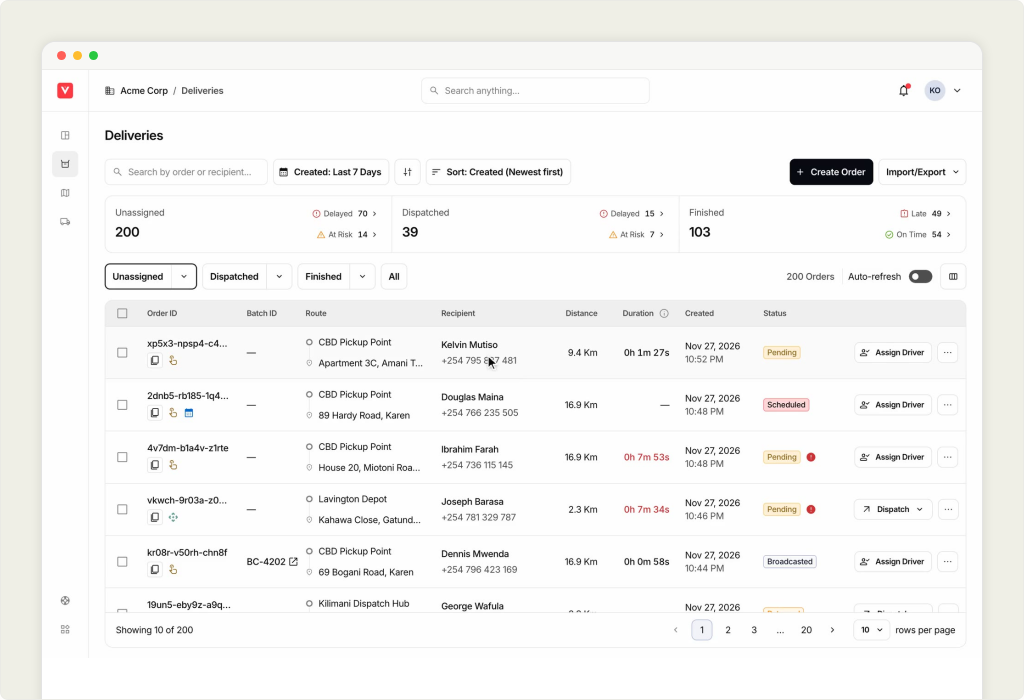
#> input picture my-portfolio-materials/figma-stills/2.0-delays.png, 2048 x 1400 px (shown at 1/2 size)
$ python phone.py ../figma-stills/2.0-delays.png out.png
#> lines starting #> are read from the running program, lines starting #| are printed output that depends on the picture; after the words box and inside, x2 and y2 are one past the last pixel; in counts of white or black regions, pixels touching at a corner belong together
"""Crunchr phone video: the app recording inside a drawn iPhone (Dynamic Island, thin bezel,
titanium band, side buttons, soft shadow) on a transparent 1080x1920 canvas.

Reads rgb24 frames (888x1920) on stdin, writes rgba frames (1080x1920) on stdout.
The recording's status bar (red recording pill, real time, battery) is replaced on every frame:
filled with that frame's own status bar colour, then a clean "9:41" bar drawn in white or black.

usage: python phone.py [preview_in.png preview_out.png]
"""
import sys
import numpy as np
from PIL import Image, ImageDraw, ImageFilter, ImageFont

SRC_W, SRC_H = 888, 1920
W, H = 1080, 1920
SS = 2  # supersampling for the static artwork

SCREEN_W = 776
SCREEN_H = round(SCREEN_W * SRC_H / SRC_W)  # 1678
BEZEL = 20  # 5px titanium band + 15px black bezel
OUT_W, OUT_H = SCREEN_W + 2 * BEZEL, SCREEN_H + 2 * BEZEL
PX, PY = (W - OUT_W) // 2, (H - OUT_H) // 2
SX, SY = PX + BEZEL, PY + BEZEL
R_SCREEN = 106
R_OUT = R_SCREEN + BEZEL

FONT = '/System/Library/Fonts/SFNS.ttf'


def rr(draw, box, r, fill):
    draw.rounded_rectangle([round(v * SS) for v in box], radius=round(r * SS), fill=fill)


def static_layers():
    big = (W * SS, H * SS)
    # Shadow: soft and low, like a phone lying slightly above the card.
    sh = Image.new('L', big, 0)
    ImageDraw.Draw(sh).rounded_rectangle(
        [(PX + 10) * SS, (PY + 28) * SS, (PX + OUT_W - 10) * SS, (PY + OUT_H + 10) * SS], radius=R_OUT * SS, fill=255
    )
    sh = sh.filter(ImageFilter.GaussianBlur(34 * SS)).point(lambda v: int(v * 0.26))
    under = Image.new('RGBA', big, (10, 10, 10, 0))
    under.putalpha(sh)

    d = ImageDraw.Draw(under)
    # Side buttons (behind the body, 5px proud of it).
    btn = (58, 58, 60, 255)
    for y0, y1 in ((0.175, 0.215), (0.255, 0.33), (0.355, 0.43)):
        rr(d, (PX - 5, PY + OUT_H * y0, PX + 6, PY + OUT_H * y1), 3, btn)
    rr(d, (PX + OUT_W - 6, PY + OUT_H * 0.285, PX + OUT_W + 5, PY + OUT_H * 0.40), 3, btn)
    rr(d, (PX + OUT_W - 6, PY + OUT_H * 0.58, PX + OUT_W + 4, PY + OUT_H * 0.635), 3, (48, 48, 50, 255))
    # Titanium band, a lighter edge line, then the black bezel.
    rr(d, (PX, PY, PX + OUT_W, PY + OUT_H), R_OUT, (72, 72, 74, 255))
    rr(d, (PX + 2, PY + 2, PX + OUT_W - 2, PY + OUT_H - 2), R_OUT - 2, (98, 98, 100, 255))
    rr(d, (PX + 5, PY + 5, PX + OUT_W - 5, PY + OUT_H - 5), R_OUT - 5, (10, 10, 11, 255))
    under = under.resize((W, H), Image.LANCZOS)

    # Screen mask (rounded corners) at screen size.
    m = Image.new('L', (SCREEN_W * SS, SCREEN_H * SS), 0)
    ImageDraw.Draw(m).rounded_rectangle([0, 0, SCREEN_W * SS - 1, SCREEN_H * SS - 1], radius=R_SCREEN * SS, fill=255)
    mask = m.resize((SCREEN_W, SCREEN_H), Image.LANCZOS)

    # Dynamic Island, with a faint lens, drawn over the screen.
    isl = Image.new('RGBA', (SCREEN_W * SS, SCREEN_H * SS), (0, 0, 0, 0))
    di = ImageDraw.Draw(isl)
    iw, ih, it = 0.31 * SCREEN_W, 0.0215 * SCREEN_H, 21
    ix = (SCREEN_W - iw) / 2
    di.rounded_rectangle([ix * SS, it * SS, (ix + iw) * SS, (it + ih) * SS], radius=ih / 2 * SS, fill=(0, 0, 0, 255))
    cx, cy, cr = ix + iw - ih / 2 - 4, it + ih / 2, ih * 0.22
    di.ellipse([(cx - cr) * SS, (cy - cr) * SS, (cx + cr) * SS, (cy + cr) * SS], fill=(22, 24, 34, 255))
    island = isl.resize((SCREEN_W, SCREEN_H), Image.LANCZOS)
    return under, mask, island, (ix, it, iw, ih)


def status_bar(colour, island_box):
    """A clean status bar for a SCREEN_W-wide screen: 9:41, signal bars, battery."""
    lum = 0.299 * colour[0] + 0.587 * colour[1] + 0.114 * colour[2]
    ink = (255, 255, 255, 255) if lum < 150 else (0, 0, 0, 255)
    ix, it, iw, ih = island_box
    cy = it + ih / 2
    bar = Image.new('RGBA', (SCREEN_W * SS, 110 * SS), (0, 0, 0, 0))
    d = ImageDraw.Draw(bar)
    font = ImageFont.truetype(FONT, 34 * SS)
    try:
        font.set_variation_by_axes([100, 17, 400, 590])  # width, optical size, grade, weight (Semibold)
    except Exception:
        pass
    tx = SCREEN_W * 0.16
    d.text((tx * SS, cy * SS), '9:41', font=font, fill=ink, anchor='mm')
    # Signal: four bars.
    right = SCREEN_W - 66
    x0 = right - 140
    for i in range(4):
        h = 9 + i * 5
        d.rounded_rectangle([(x0 + i * 9) * SS, (cy + 11 - h) * SS, (x0 + i * 9 + 6) * SS, (cy + 11) * SS], radius=1.5 * SS, fill=ink)
    # Wi-Fi: three arcs.
    wx, wy = x0 + 58, cy + 10
    for k, rad in enumerate((22, 14, 6)):
        if k < 2:
            d.arc([(wx - rad) * SS, (wy - rad) * SS, (wx + rad) * SS, (wy + rad) * SS], 225, 315, fill=ink, width=round(4.5 * SS))
        else:
            d.pieslice([(wx - rad) * SS, (wy - rad) * SS, (wx + rad) * SS, (wy + rad) * SS], 225, 315, fill=ink)
    # Battery.
    bx, bw, bh = right - 48, 46, 22
    faded = ink[:3] + (110,)
    d.rounded_rectangle([bx * SS, (cy - bh / 2) * SS, (bx + bw) * SS, (cy + bh / 2) * SS], radius=6 * SS, outline=faded, width=round(2.2 * SS))
    d.rounded_rectangle([(bx + bw + 2) * SS, (cy - 4) * SS, (bx + bw + 5) * SS, (cy + 4) * SS], radius=1.5 * SS, fill=faded)
    d.rounded_rectangle([(bx + 4) * SS, (cy - bh / 2 + 4) * SS, (bx + bw - 4) * SS, (cy + bh / 2 - 4) * SS], radius=3 * SS, fill=ink)
    return bar.resize((SCREEN_W, 110), Image.LANCZOS)


def main():
    under, mask, island, island_box = static_layers()
#> in static_layers, `sh = Image.new('L', big, 0)`: sh: PIL image 2160x3840 L; every value is 0
#> in static_layers, `ImageDraw.Draw(sh).rounded_rectangle( [(PX + 10) * SS, (PY + 28) * SS,..`:
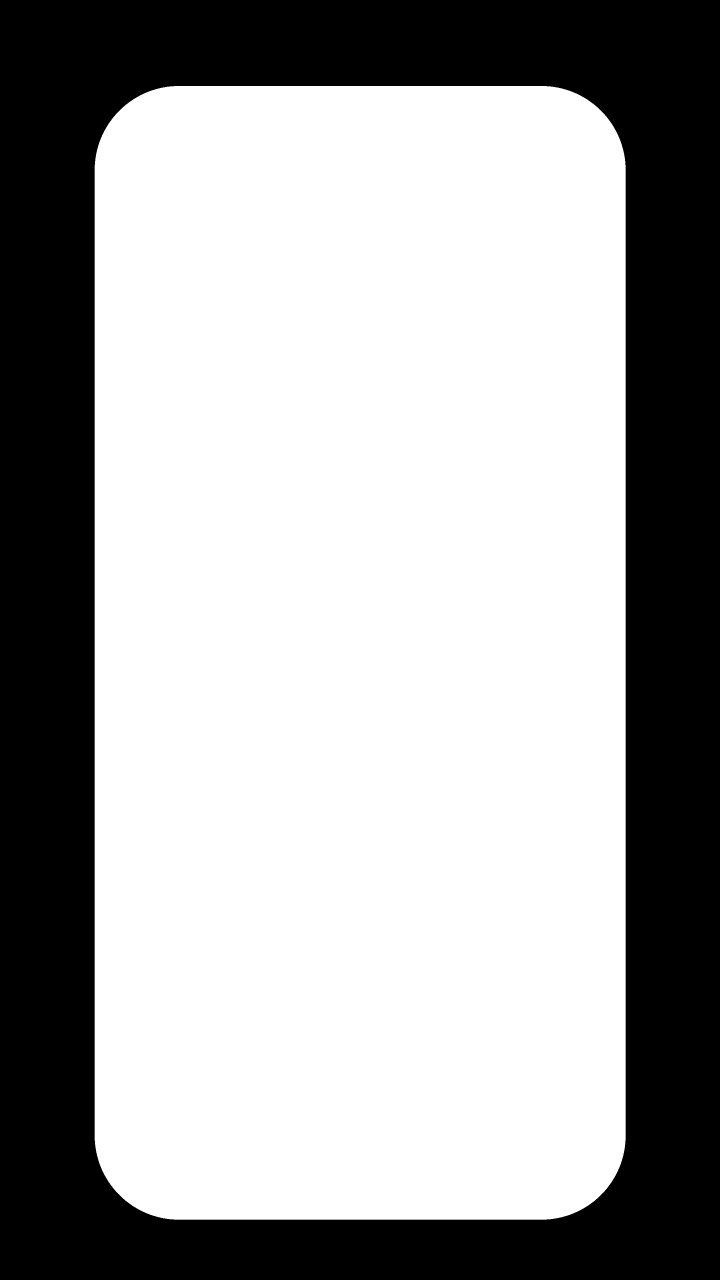
#> sh: PIL image 2160x3840 L (shown at 1/3 size); 64.7% white; 1 black region, box (x1, y1, x2, y2) and area: (0, 0, 2160, 3840) 2931423
#> in static_layers, `sh = sh.filter(ImageFilter.GaussianBlur(34 * SS)).point(lambda v: int(..`:
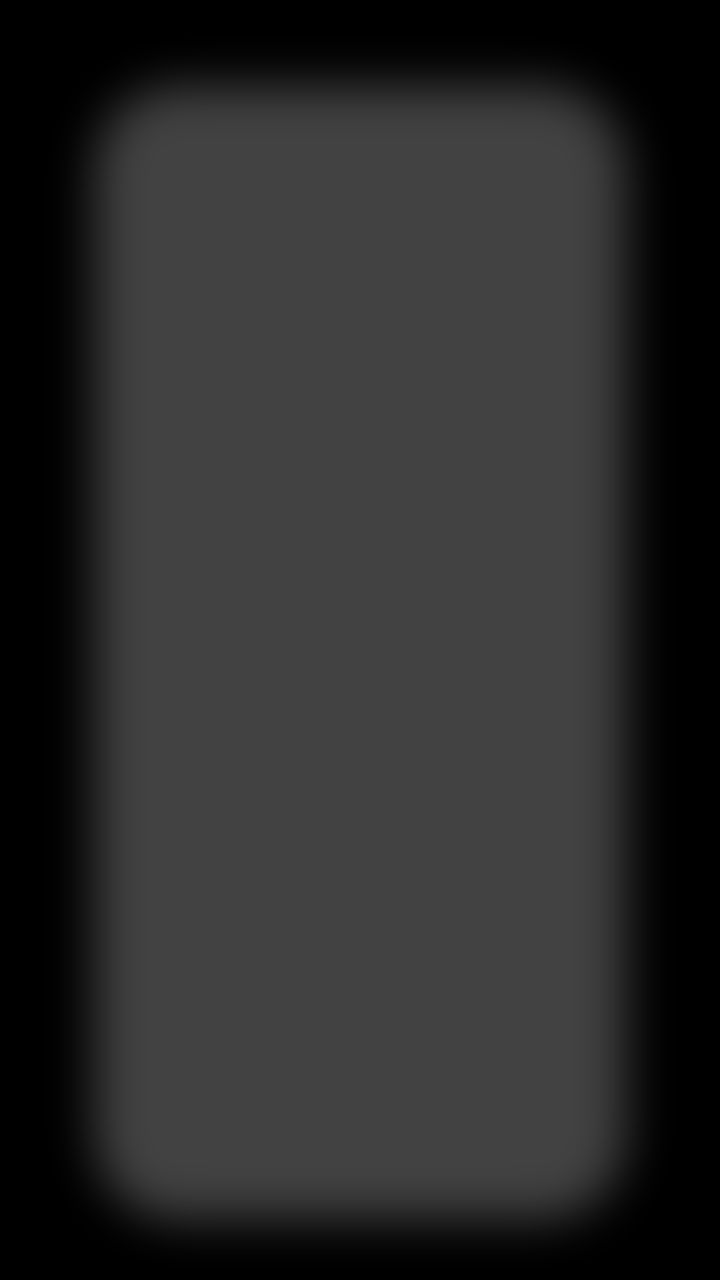
#> sh: PIL image 2160x3840 L (shown at 1/3 size); min 0, max 66, mean 42.5
#> in static_layers, `under = under.resize((W, H), Image.LANCZOS)`:
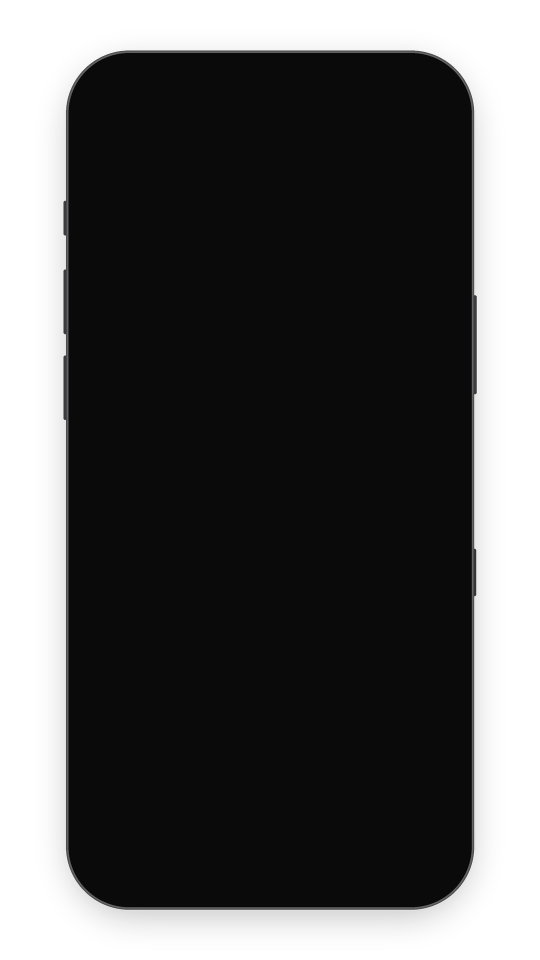
#> under: PIL image 1080x1920 RGBA (shown at 1/2 size); mean R, G, B, A 8.3, 8.3, 9, 172.6; transparent parts drawn white
#> in static_layers, `m = Image.new('L', (SCREEN_W * SS, SCREEN_H * SS), 0)`: m: PIL image 1552x3356 L; every value is 0
#> in static_layers, `ImageDraw.Draw(m).rounded_rectangle([0, 0, SCREEN_W * SS - 1, SCREEN_H..`:
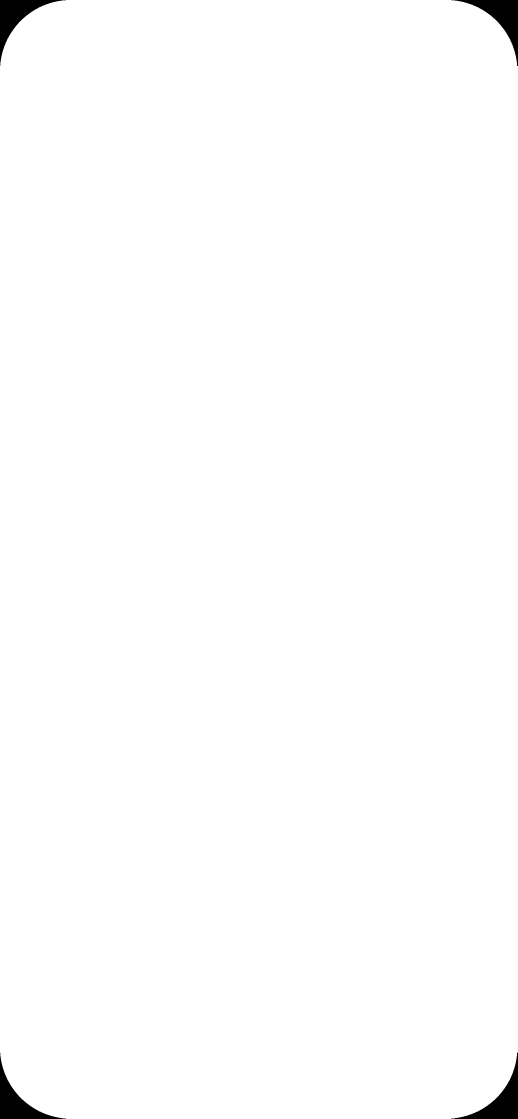
#> m: PIL image 1552x3356 L (shown at 1/3 size); 99.3% white; 4 black regions, box (x1, y1, x2, y2) and area: (0, 0, 198, 198) 9708, (1354, 0, 1552, 198) 9708, (0, 3158, 198, 3356) 9708, (1354, 3158, 1552, 3356) 9708
#> in static_layers, `isl = Image.new('RGBA', (SCREEN_W * SS, SCREEN_H * SS), (0, 0, 0, 0))`: isl: PIL image 1552x3356 RGBA; every value is 0
#> island_box = (267.7, 21, 240.6, 36.08)
    under_np = np.asarray(under).astype(np.float32)
    mask_np = (np.asarray(mask).astype(np.float32) / 255.0)[..., None]
    bars = {}
    strip = 108  # source px covered by the status bar (pill, time, icons)

    def frame(src_rgb):
        img = src_rgb.copy()
        row = src_rgb[3, 250:640].reshape(-1, 3)
        colour = tuple(int(v) for v in np.median(row, axis=0))
        img[:strip] = colour
        screen = Image.fromarray(img).resize((SCREEN_W, SCREEN_H), Image.LANCZOS).convert('RGBA')
        key = colour
        if key not in bars:
            bars[key] = status_bar(colour, island_box)
        screen.alpha_composite(bars[key], (0, 0))
        screen.alpha_composite(island)
        s = np.asarray(screen).astype(np.float32)
        out = under_np.copy()
        region = out[SY:SY + SCREEN_H, SX:SX + SCREEN_W]
        a = mask_np
        rgb = s[..., :3] * a + region[..., :3] * (1 - a)
        alpha = 255 * a + region[..., 3:4] * (1 - a)
        region[..., :3] = rgb
        region[..., 3:4] = alpha
        return out.clip(0, 255).astype(np.uint8)

    if len(sys.argv) == 3:
        src = np.asarray(Image.open(sys.argv[1]).convert('RGB').resize((SRC_W, SRC_H)))
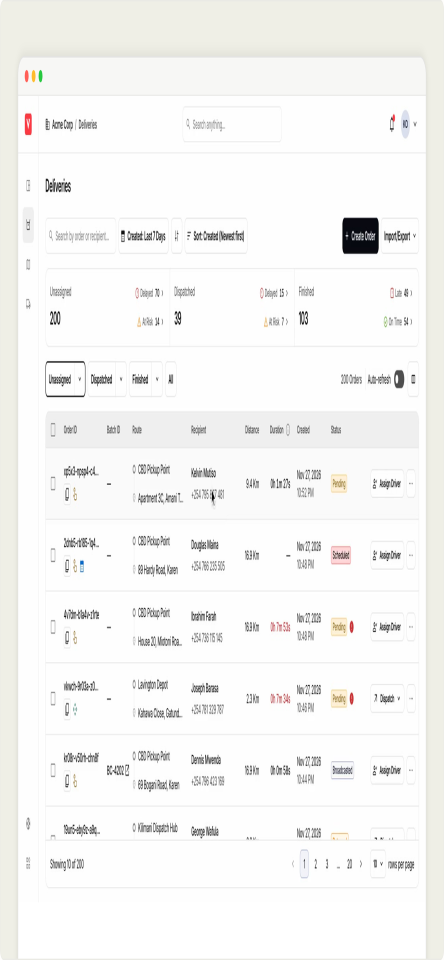
#> src: shape (1920, 888, 3) (shown at 1/2 size); mean R, G, B 245.6, 245.4, 244.1
        Image.fromarray(frame(src)).save(sys.argv[2])
#> in frame, `row = src_rgb[3, 250:640].reshape(-1, 3)`: row = 390 rows, first 8: [239, 239, 230], [239, 239, 230], [239, 239, 230], [239, 239, 230], [239, 239, 230], [239, 239, 230], [239, 239, 230], [239, 239, 230]
#> in frame, `colour = tuple(int(v) for v in np.median(row, axis=0))`: colour = (239, 239, 230)
#> in frame, `img[:strip] = colour`: img: shape (1920, 888, 3); 1.32% of pixels changed, all inside (x1, y1, x2, y2) = (0, 0, 888, 108)
#> in status_bar, `lum = 0.299 * colour[0] + 0.587 * colour[1] + 0.114 * colour[2]`: lum = 238
#> in status_bar, `ink = (255, 255, 255, 255) if lum < 150 else (0, 0, 0, 255)`: ink = (0, 0, 0, 255)
#> in status_bar, `ix, it, iw, ih = island_box`: ix = 267.7; it = 21; iw = 240.6; ih = 36.08
#> in status_bar, `cy = it + ih / 2`: cy = 39.04
#> in status_bar, `bar = Image.new('RGBA', (SCREEN_W * SS, 110 * SS), (0, 0, 0, 0))`: bar: PIL image 1552x220 RGBA; every value is 0
#> in status_bar, `wx, wy = x0 + 58, cy + 10`: wx = 628; wy = 49.04
#> in status_bar, `faded = ink[:3] + (110,)`: faded = (0, 0, 0, 110)
#> in frame, `region = out[SY:SY + SCREEN_H, SX:SX + SCREEN_W]`:
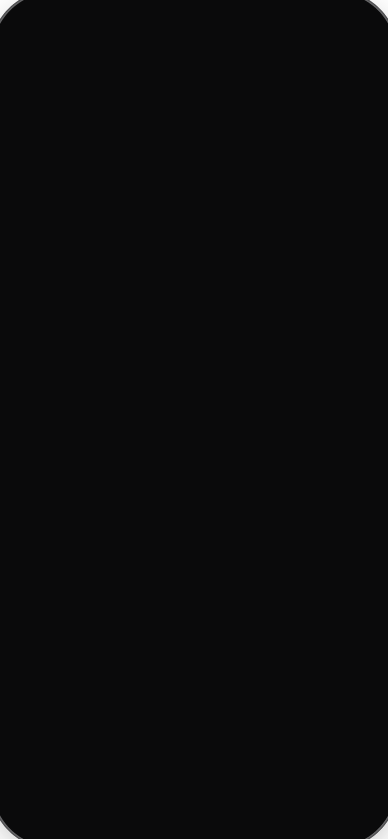
#> region: shape (1678, 776, 4) float32 (shown at 1/2 size); mean R, G, B, A 10.1, 10.1, 11.1, 255.5; transparent parts drawn white
#> in frame, `return out.clip(0, 255).astype(np.uint8)`:
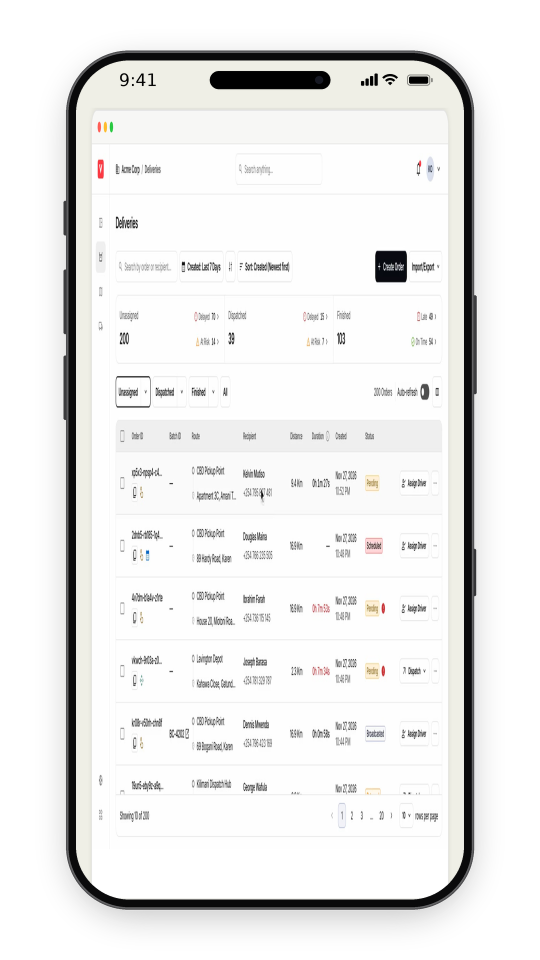
#> returned value: shape (1920, 1080, 4) (shown at 1/2 size); mean of channels 0, 1, 2, 3 154, 153.9, 153.2, 172.6; transparent parts drawn white
        return

    n = SRC_W * SRC_H * 3
    stdin, stdout = sys.stdin.buffer, sys.stdout.buffer
    while True:
        buf = stdin.read(n)
        if len(buf) < n:
            break
        stdout.write(frame(np.frombuffer(buf, np.uint8).reshape(SRC_H, SRC_W, 3)).tobytes())


if __name__ == '__main__':
    main()
